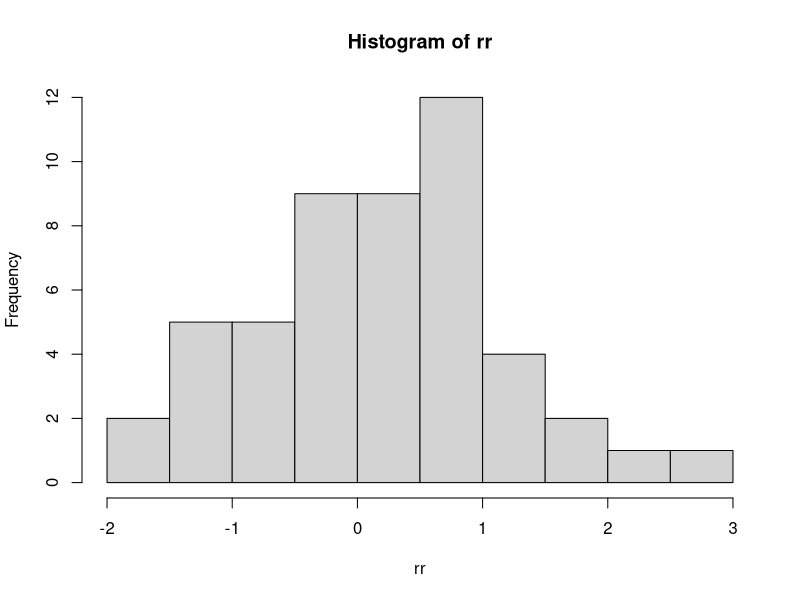
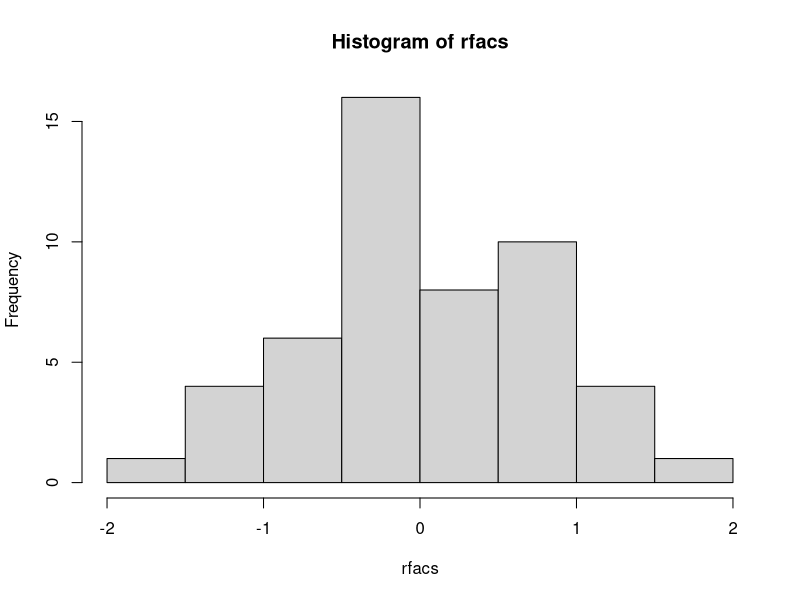
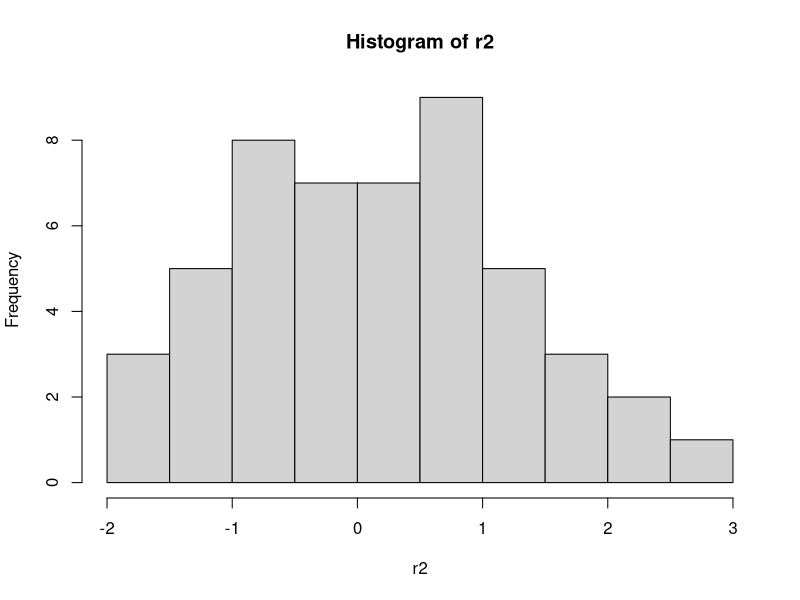
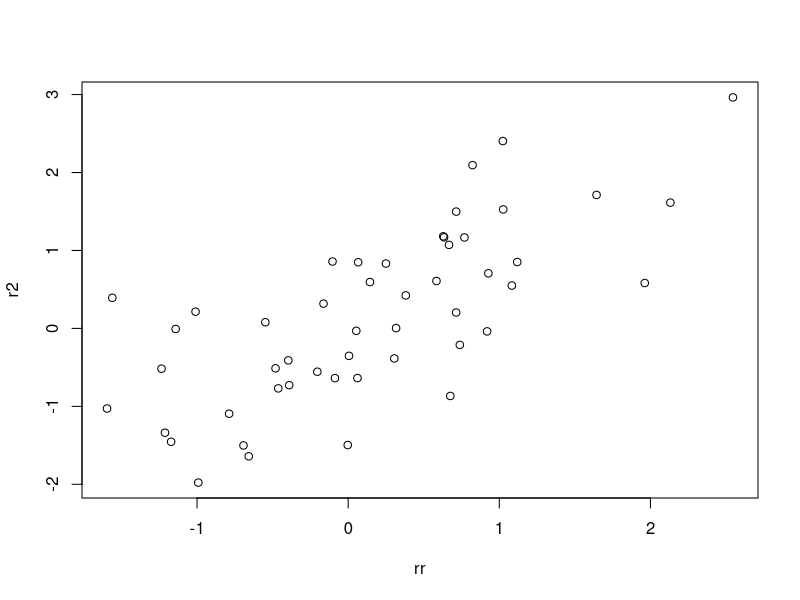

The R script that drew these images, in order:
#!/usr/bin/env Rscript
# this script s an exercise in basing one random variable 
# off another using a strength paramter.
# the strength parameter is the influence of the first random variable on the second
# the "rest" of the strength (1-sqrt(1-strength^2)) is intensity of the random aspect 
# of the second variable which is not dependent on the first.
# library(ggplot2)
library(Cairo)
N <- 50
nbreaks <- N/5

rr <- rnorm(N)
strength <- 0.95
relement <- 1-sqrt(1-strength^2)
rfacs <- relement*rnorm(N)
r2 <- strength*rr + rfacs

# A simple plot() will just give you index point on x and corresponding vector value on y, not so useful
# CairoPNG("rap0.png", 800, 800)
# plot(rr)
# dev.off()


CairoPNG("rap0.png", 800, 800)
hist(rr, breaks =nbreaks)
dev.off()

CairoPNG("rap1.png", 800, 800)
hist(rfacs, breaks =nbreaks)
dev.off()

CairoPNG("rap2.png", 800, 800)
hist(r2, breaks =nbreaks)
dev.off()

CairoPNG("rap3.png", 800, 800)
plot(x=rr, y=r2)
dev.off()
cat(paste0("Cor(rr,rfacs) is ", cor(rr,rfacs)), "\n")
cat(paste0("Cor(rr,r2) is ", cor(rr,r2)), "\n")


# Notes what I'm finding is that when strength is low, there is high correlation between rr and r2.
# I have to "raise" the strength to 0.95 to get a still correlation of 0.85

# So this method is not too great, and works in the opposite way I would have thought.
